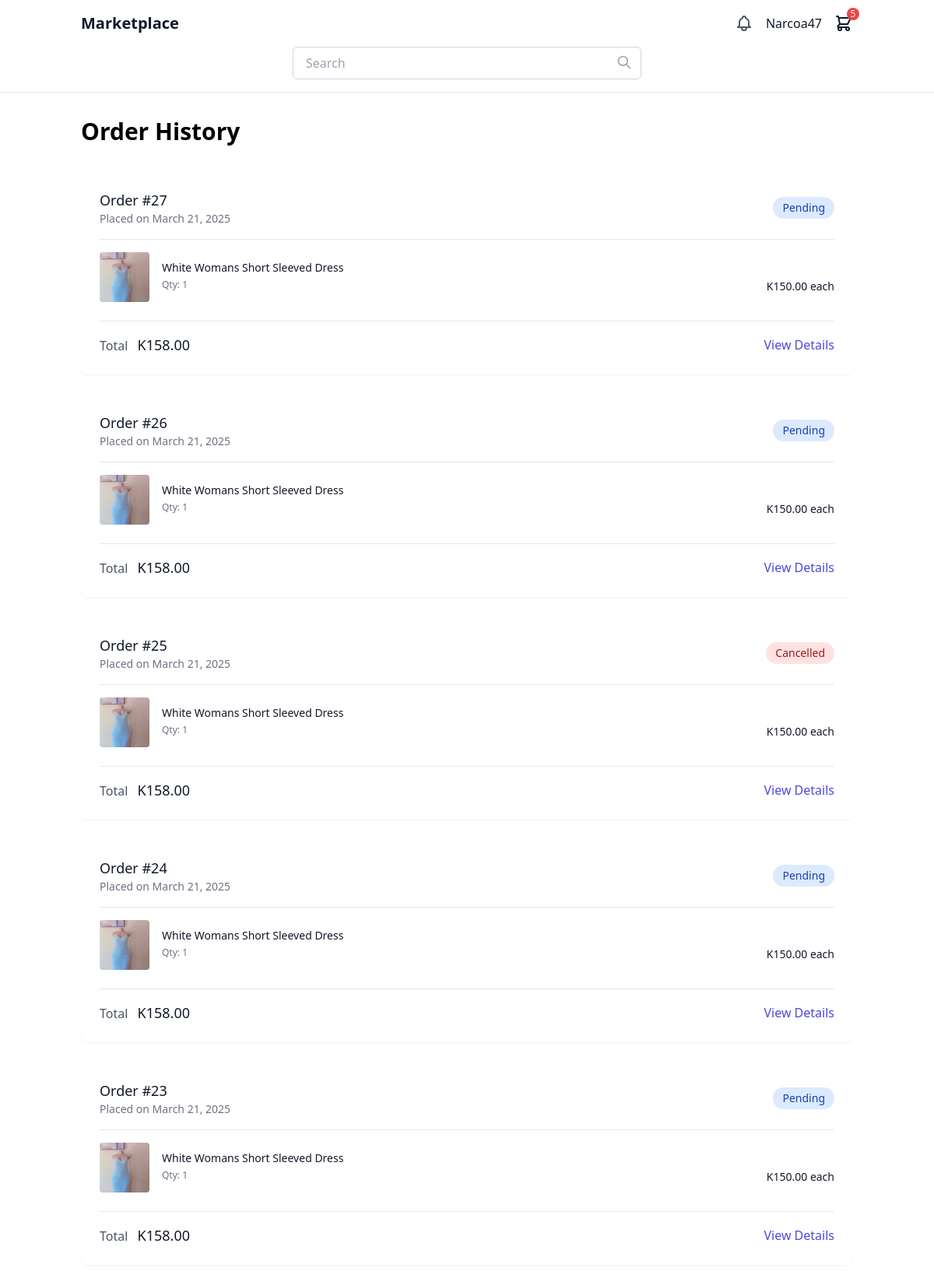
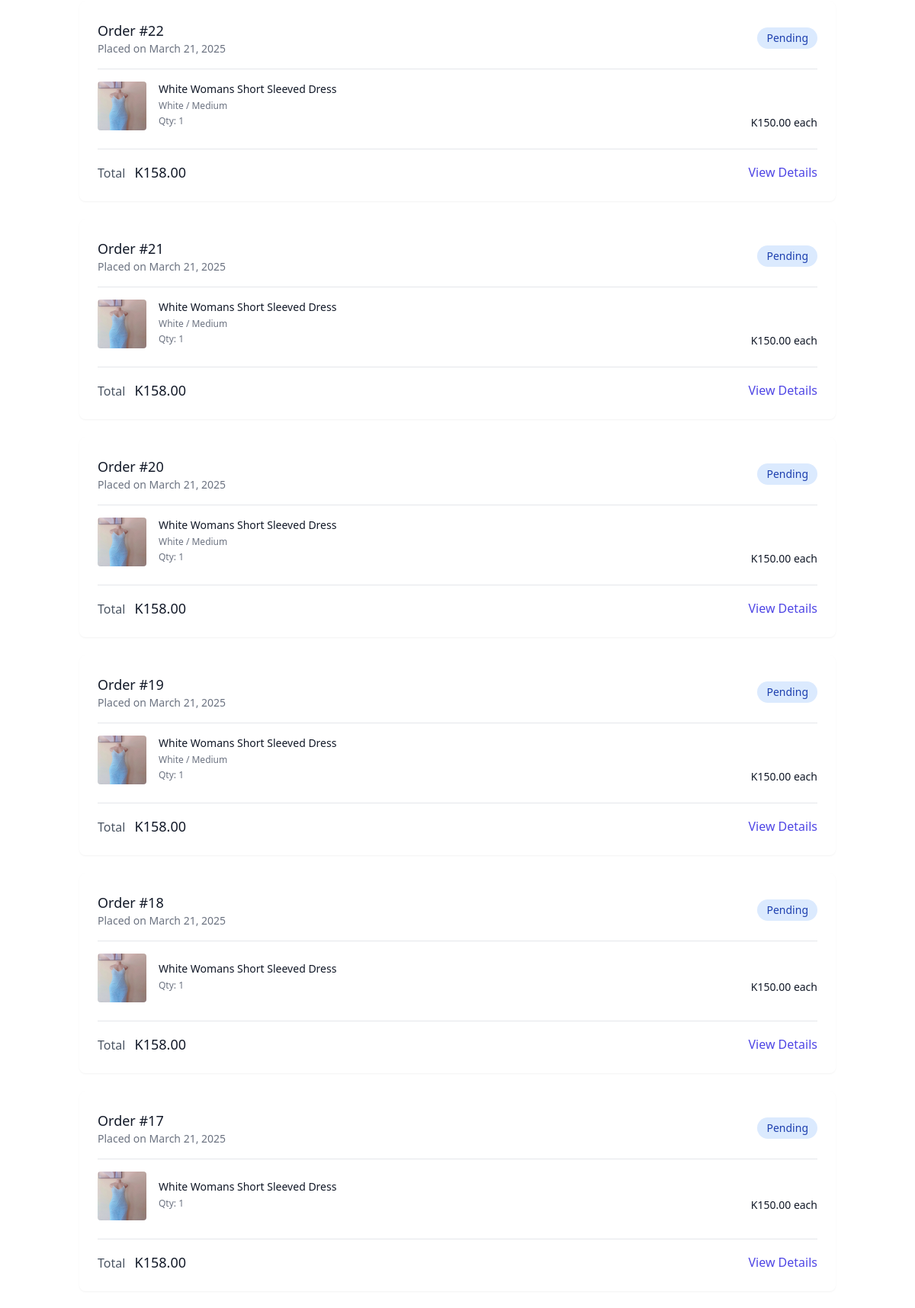
The app's page /order-history/ (signed in, upper part) with its own data (2 pictures, top to bottom).
### users/models.py (models this page shows, shortened)
class User(AbstractUser):
    is_store_owner = models.BooleanField(default=False)
    is_client = models.BooleanField(default=False)
    groups = models.ManyToManyField(
        'auth.Group',
        verbose_name='groups',
        blank=True,
        help_text='The groups this user belongs to. A user will get all permissions granted to each of their groups.',
        related_name='custom_user_set',  # Unique related_name
        related_query_name='user',
    )
    user_permissions = models.ManyToManyField(
        'auth.Permission',
        verbose_name='user permissions',
        blank=True,
        help_text='Specific permissions for this user.',
        related_name='custom_user_set',  # Unique related_name
        related_query_name='user',
    )

### store/models.py (models this page shows, shortened)
class Cart(models.Model):
    user = models.ForeignKey(User, on_delete=models.CASCADE, null=True, blank=True)
    session_id = models.CharField(max_length=100, null=True, blank=True)
    created_at = models.DateTimeField(auto_now_add=True)
    updated_at = models.DateTimeField(auto_now=True)
    @property
    def item_count(self):
        return sum(item.quantity for item in self.items.all())

class CartItem(models.Model):
    cart = models.ForeignKey(Cart, on_delete=models.CASCADE, related_name='items')
    product = models.ForeignKey(Product, on_delete=models.CASCADE)
    variant = models.ForeignKey(ProductVariant, on_delete=models.CASCADE, null=True, blank=True)
    quantity = models.PositiveIntegerField(default=1)

class Order(models.Model):
    STATUS_CHOICES = (
        ('pending', 'Pending'),
        ('processing', 'Processing'),
        ('shipped', 'Shipped'),
        ('delivered', 'Delivered'),
        ('cancelled', 'Cancelled'),
    )
    PAYMENT_STATUS_CHOICES = (
        ('pending', 'Pending'),
        ('processing', 'Processing'),
        ('completed', 'Completed'),
        ('failed', 'Failed'),
        ('refunded', 'Refunded'),
    )
    PAYMENT_METHOD_CHOICES = (
        ('mobile_money', 'Mobile Money'),
        ('card', 'Credit/Debit Card'),
        ('cash', 'Cash on Delivery'),
    )
    user = models.ForeignKey(User, on_delete=models.CASCADE, related_name='orders')
    store = models.ForeignKey('Store', on_delete=models.CASCADE, null=True, blank=True)
    first_name = models.CharField(max_length=100)
    last_name = models.CharField(max_length=100)
    email = models.EmailField()
    address = models.CharField(max_length=250)
    city = models.CharField(max_length=100)
    postal_code = models.CharField(max_length=20)
    phone = models.CharField(max_length=20)
    created = models.DateTimeField(auto_now_add=True)
    updated = models.DateTimeField(auto_now=True)
    status = models.CharField(max_length=20, choices=STATUS_CHOICES, default='pending')
    subtotal = models.DecimalField(max_digits=10, decimal_places=2)
    shipping = models.DecimalField(max_digits=10, decimal_places=2)
    tax = models.DecimalField(max_digits=10, decimal_places=2)
    total = models.DecimalField(max_digits=10, decimal_places=2)
    payment_method = models.CharField(max_length=20, choices=PAYMENT_METHOD_CHOICES, default='mobile_money')
    payment_status = models.CharField(max_length=20, choices=PAYMENT_STATUS_CHOICES, default='pending')
    payment_reference = models.CharField(max_length=100, blank=True, null=True)
    payment_details = models.JSONField(blank=True, null=True)
    delivered_at = models.DateTimeField(null=True, blank=True)  # Timestamp when the order is delivered
    payment_confirmed = models.BooleanField(default=False)  # Whether payment is confirmed
    transaction_id = models.CharField(max_length=100, unique=True, blank=True, null=True)  # Unique transaction ID
    class Meta:
        ordering = ['-created']

class OrderItem(models.Model):
    order = models.ForeignKey(Order, on_delete=models.CASCADE, related_name='items')
    product = models.ForeignKey(Product, on_delete=models.CASCADE)
    variant_info = models.CharField(max_length=100, blank=True)
    price = models.DecimalField(max_digits=10, decimal_places=2)
    quantity = models.PositiveIntegerField(default=1)

class Product(models.Model):
    name = models.CharField(max_length=200)
    slug = models.SlugField(unique=True)
    category = models.ForeignKey(Category, on_delete=models.CASCADE, related_name='products')
    store = models.ForeignKey(Store, on_delete=models.CASCADE, related_name='products')  # Link to Store
    description = models.TextField(blank=True)
    price = models.DecimalField(max_digits=10, decimal_places=2)
    image = models.ImageField(upload_to='products/')
    stock = models.PositiveIntegerField(default=1)
    available = models.BooleanField(default=True)
    created = models.DateTimeField(auto_now_add=True)
    updated = models.DateTimeField(auto_now=True)
    class Meta:
        ordering = ['-created']

### store/views.py (the view)
# urls.py: path('order-history/', views.order_history, name='order_history'),
@login_required
def order_history(request):
    orders = Order.objects.filter(user=request.user)
    return render(request, 'order_history.html', {'orders': orders})

### store/context_processors.py (called while the page is built)
def cart_processor(request):
    cart = get_or_create_cart(request)
    return {'cart': cart}

### store/views.py (called while the page is built, shortened)
def get_or_create_cart(request):
    if request.user.is_authenticated:
        cart = Cart.objects.filter(user=request.user).first()
        if cart:
            return cart

### theme/templates/order_history.html (shortened to what this page needs)
{% extends 'base.html' %}
{% block content %}
<h1 class="text-3xl font-bold mb-8">Order History</h1>
{% if orders %}
<div class="space-y-6">
    {% for order in orders %}
    <div class="bg-white rounded-lg shadow-sm overflow-hidden">
        <div class="p-6">
            <div class="flex justify-between items-center mb-4">
                <div>
                    <h2 class="text-lg font-medium text-gray-900">Order #{{ order.id }}</h2>
                    <p class="text-sm text-gray-500">Placed on {{ order.created|date:"F j, Y" }}</p>
                </div>
                <span class="px-3 py-1 {% if order.status == 'delivered' %}bg-green-100 text-green-800{% elif order.status == 'cancelled' %}bg-red-100 text-red-800{% else %}bg-blue-100 text-blue-800{% endif %} rounded-full text-sm font-medium">
                    {{ order.get_status_display }}
                </span>
            </div>
            <div class="border-t border-gray-200 pt-4">
                <div class="space-y-4">
                    {% for item in order.items.all %}
                    <div class="flex items-center">
                        <div class="flex-shrink-0 w-16 h-16">
                            {% if item.product.image %}
                            <img src="{{ item.product.image.url }}" alt="{{ item.product.name }}" class="w-full h-full object-cover rounded">
                            {% else %}
                            <img src="/placeholder.svg?height=64&width=64" alt="{{ item.product.name }}" class="w-full h-full object-cover rounded">
                            {% endif %}
                        </div>
                        <div class="ml-4 flex-1">
                            <h3 class="text-sm font-medium text-gray-900">{{ item.product.name }}</h3>
                            {% if item.variant_info %}
                            <p class="mt-1 text-xs text-gray-500">{{ item.variant_info }}</p>
                            {% endif %}
                            <div class="flex justify-between mt-1">
                                <span class="text-xs text-gray-500">Qty: {{ item.quantity }}</span>
                                <span class="text-sm font-medium text-gray-900">K{{ item.price }} each</span>
                            </div>
                        </div>
                    </div>
                    {% endfor %}
                </div>
            </div>
            <div class="border-t border-gray-200 mt-6 pt-4 flex justify-between items-center">
                <div>
                    <span class="text-gray-600">Total</span>
                    <span class="ml-2 text-lg font-medium text-gray-900">K{{ order.total }}</span>
                </div>
                <a href="{% url 'order_confirmation' order.id %}" class="text-indigo-600 hover:text-indigo-800 font-medium">View Details</a>
            </div>
        </div>
    </div>
    {% endfor %}
</div>
{% endif %}
{% endblock %}

### theme/templates/base.html (shortened to what this page needs)
<!DOCTYPE html>
<html lang="en">
<head>
    <script src="https://cdn.tailwindcss.com"></script>
</head>
<body class="min-h-screen bg-white">
    <header class="border-b border-gray-200">
        <div class="container mx-auto px-4 py-4">
            <div class="flex flex-col md:flex-row items-center justify-between space-y-4 md:space-y-0">
                <a href="{% url 'home' %}" class="text-xl font-bold text-gray-900">Marketplace</a>
                <div class="flex items-center space-x-4">
                    <a href="#" class="text-gray-600">
                    </a>
                    {% if user.is_authenticated %}
                        <div class="relative group">
                            <button class="text-gray-900 font-medium">{{ user.username }}</button>
                        </div>
                    {% else %}
                        <a href="{% url 'signup' %}" class="text-gray-900 font-medium">Sign Up</a>
                        <a href="{% url 'login' %}" class="text-gray-900 font-medium">Login</a>
                    {% endif %}
                    <a href="{% url 'cart' %}" class="text-gray-900 relative">
                        {% if cart.item_count > 0 %}
                            <span class="absolute -top-2 -right-2 bg-red-500 text-white rounded-full w-4 h-4 flex items-center justify-center text-xs">
                                {{ cart.item_count }}
                            </span>
                        {% endif %}
                    </a>
                </div>
            </div>
            <div class="mt-4 w-full md:max-w-md mx-auto">
                <form action="{% url 'search_products' %}" method="get" class="relative">
                    <input type="text" name="q" placeholder="Search" class="w-full px-4 py-2 border border-gray-300 rounded-md focus:outline-none focus:ring-2 focus:ring-gray-200">
                    <button type="submit" class="absolute right-3 top-2.5">
                        <svg xmlns="http://www.w3.org/2000/svg" class="h-5 w-5 text-gray-400" fill="none" viewBox="0 0 24 24" stroke="currentColor">
                            <path stroke-linecap="round" stroke-linejoin="round" stroke-width="2" d="M21 21l-6-6m2-5a7 7 0 11-14 0 7 7 0 0114 0z" />
                        </svg>
                    </button>
                </form>
            </div>
        </div>
    </header>
    <main class="container mx-auto px-4 py-8">
        {% block content %}{% endblock %}
    </main>
</body>
</html>

### records on screen
User: username "Narcoa47"
Cart: item_count "5"
Order: id "27", created "March 21, 2025", status "Pending", total "158.00"
OrderItem: product.image (picture), product.name "White Womans Short Sleeved Dress", quantity "1", price "150.00"
Order: id "26", created "March 21, 2025", status "Pending", total "158.00"
OrderItem: product.image (picture), product.name "White Womans Short Sleeved Dress", quantity "1", price "150.00"
Order: id "25", created "March 21, 2025", status "Cancelled", total "158.00"
OrderItem: product.image (picture), product.name "White Womans Short Sleeved Dress", quantity "1", price "150.00"
Order: id "24", created "March 21, 2025", status "Pending", total "158.00"
OrderItem: product.image (picture), product.name "White Womans Short Sleeved Dress", quantity "1", price "150.00"
Order: id "23", created "March 21, 2025", status "Pending", total "158.00"
OrderItem: product.image (picture), product.name "White Womans Short Sleeved Dress", quantity "1", price "150.00"
Order: id "22", created "March 21, 2025", status "Pending", total "158.00"
OrderItem: product.image (picture), product.name "White Womans Short Sleeved Dress", variant_info "White / Medium", quantity "1", price "150.00"
Order: id "21", created "March 21, 2025", status "Pending", total "158.00"
OrderItem: product.image (picture), product.name "White Womans Short Sleeved Dress", variant_info "White / Medium", quantity "1", price "150.00"
Order: id "20", created "March 21, 2025", status "Pending", total "158.00"
OrderItem: product.image (picture), product.name "White Womans Short Sleeved Dress", variant_info "White / Medium", quantity "1", price "150.00"
Order: id "19", created "March 21, 2025", status "Pending", total "158.00"
OrderItem: product.image (picture), product.name "White Womans Short Sleeved Dress", variant_info "White / Medium", quantity "1", price "150.00"
Order: id "18", created "March 21, 2025", status "Pending", total "158.00"
OrderItem: product.image (picture), product.name "White Womans Short Sleeved Dress", quantity "1", price "150.00"
Order: id "17", created "March 21, 2025", status "Pending", total "158.00"
OrderItem: product.image (picture), product.name "White Womans Short Sleeved Dress", quantity "1", price "150.00"
